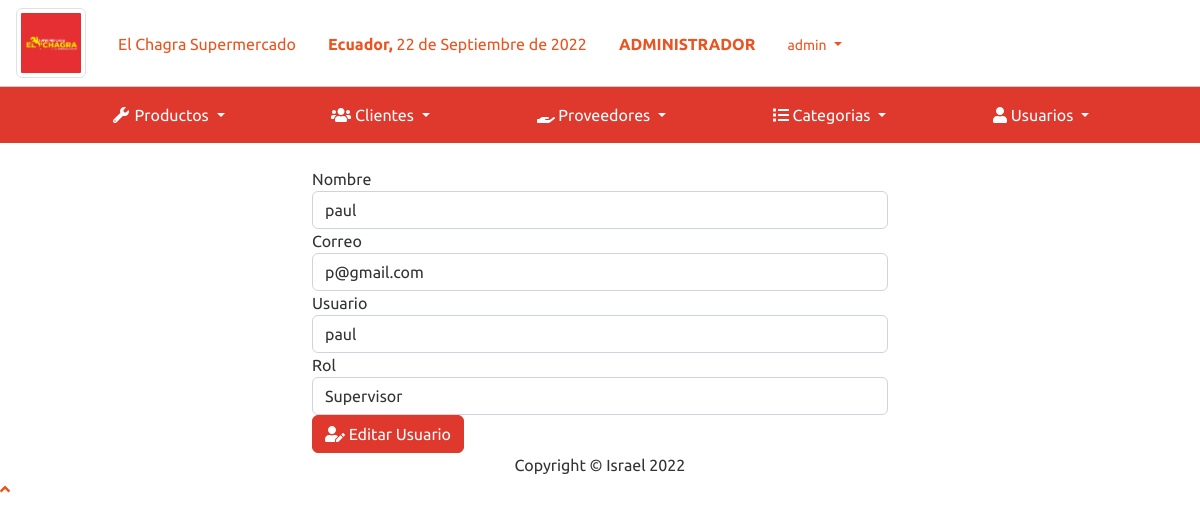
The page /sistema/editar_usuario.php?id=9 (signed in) on the database its author committed.
### tables this page shows
CREATE TABLE `usuario` (
  `idusuario` int(11) NOT NULL,
  `nombre` varchar(100) NOT NULL,
  `correo` varchar(100) NOT NULL,
  `usuario` varchar(20) NOT NULL,
  `clave` varchar(50) NOT NULL,
  `rol` int(11) NOT NULL
);

### sistema/editar_usuario.php (the view, shortened to what this page needs)
<?php
include "includes/header.php";
include "../conexion.php";
$idusuario = $_REQUEST['id'];
$sql = mysqli_query($conexion, "SELECT * FROM usuario WHERE idusuario = $idusuario");
$result_sql = mysqli_num_rows($sql);
if ($result_sql == 0) {
  header("Location: lista_usuarios.php");
} else {
  if ($data = mysqli_fetch_array($sql)) {
    $nombre = $data['nombre'];
    $correo = $data['correo'];
    $usuario = $data['usuario'];
    $rol = $data['rol'];
  }
}
?>
<div class="container-fluid">
  <div class="row">
    <div class="col-lg-6 m-auto">
      <form class="" action="" method="post">
        <div class="form-group">
          <label for="nombre">Nombre</label>
          <input type="text" placeholder="Ingrese nombre" class="form-control" name="nombre" id="nombre" value="<?php echo $nombre; ?>">
        </div>
        <div class="form-group">
          <label for="correo">Correo</label>
          <input type="text" placeholder="Ingrese correo" class="form-control" name="correo" id="correo" value="<?php echo $correo; ?>">
        </div>
        <div class="form-group">
          <label for="usuario">Usuario</label>
          <input type="text" placeholder="Ingrese usuario" class="form-control" name="usuario" id="usuario" value="<?php echo $usuario; ?>">
        </div>
        <div class="form-group">
          <label for="rol">Rol</label>
          <select name="rol" id="rol" class="form-control">
            <option value="2" <?php
                              if ($rol == 2) {
                                echo "selected";
                              }
                              ?>>Supervisor</option>
          </select>
        </div>
        <button type="submit" class="btn btn-danger"><i class="fas fa-user-edit"></i> Editar Usuario</button>
      </form>
    </div>
  </div>
</div>
</div>
<?php include_once "includes/footer.php"; ?>

### rows shown on the page
usuario: nombre "paul", correo "p@gmail.com", usuario "paul", rol "Supervisor"

### other values the page prints
fechaPeru() "22 de Septiembre de 2022"
$_SESSION['nombre'] "admin"
